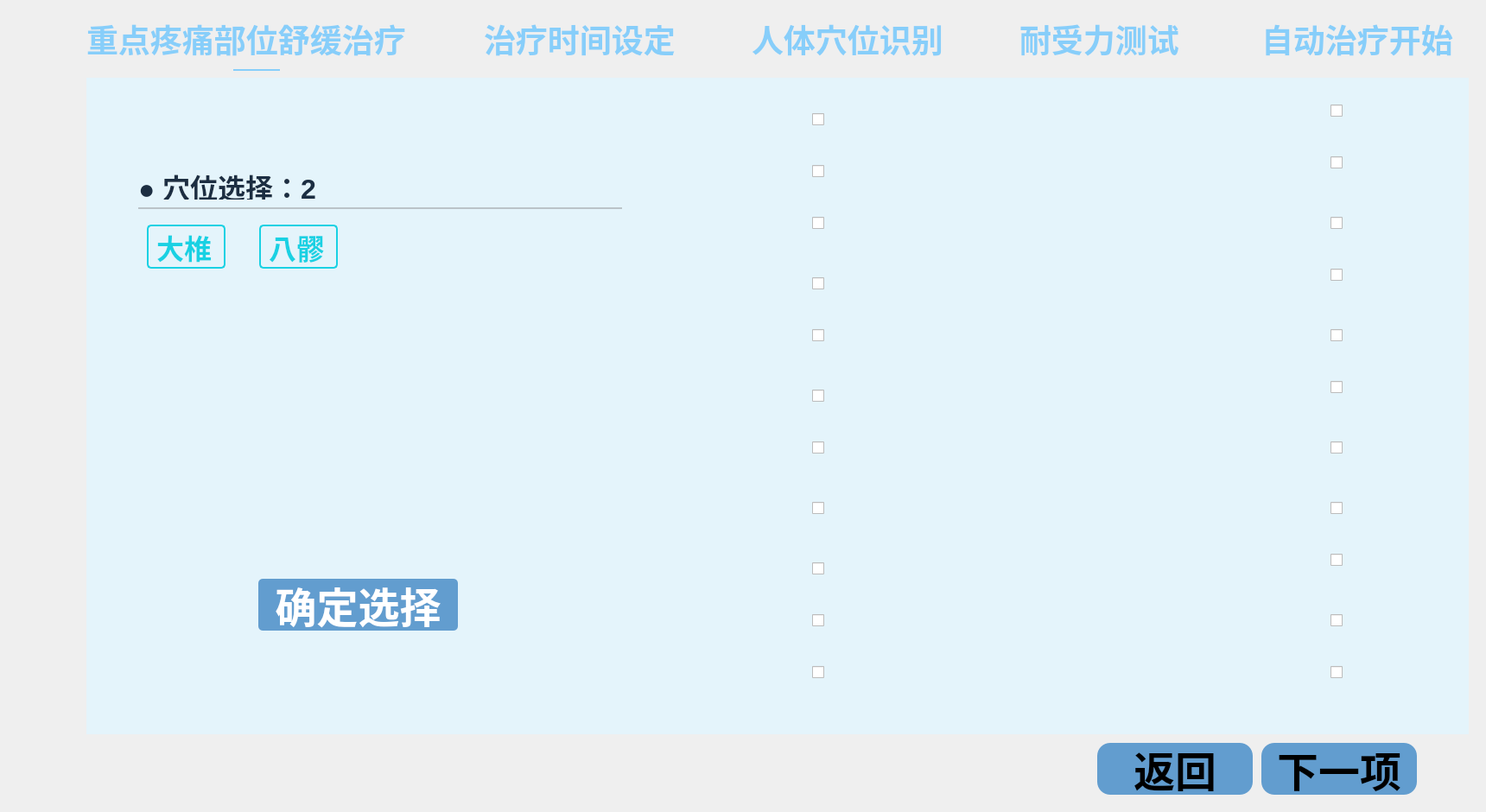
<?xml version="1.0" encoding="UTF-8"?>
<ui version="4.0">
 <class>IntensiveTreatPalliativeCareClass</class>
 <widget class="QWidget" name="IntensiveTreatPalliativeCareClass">
  <property name="geometry">
   <rect>
    <x>0</x>
    <y>0</y>
    <width>1720</width>
    <height>940</height>
   </rect>
  </property>
  <property name="windowTitle">
   <string>IntensiveTreatPalliativeCare</string>
  </property>
  <widget class="QLabel" name="label_5">
   <property name="geometry">
    <rect>
     <x>1180</x>
     <y>20</y>
     <width>201</width>
     <height>50</height>
    </rect>
   </property>
   <property name="font">
    <font>
     <family>Arial</family>
     <pointsize>28</pointsize>
     <weight>75</weight>
     <bold>true</bold>
    </font>
   </property>
   <property name="styleSheet">
    <string notr="true">color:rgb(135,206,250);</string>
   </property>
   <property name="text">
    <string>耐受力测试</string>
   </property>
  </widget>
  <widget class="QPushButton" name="pushButton_Back">
   <property name="geometry">
    <rect>
     <x>1270</x>
     <y>860</y>
     <width>180</width>
     <height>60</height>
    </rect>
   </property>
   <property name="font">
    <font>
     <family>Arial</family>
     <pointsize>36</pointsize>
     <weight>75</weight>
     <bold>true</bold>
    </font>
   </property>
   <property name="styleSheet">
    <string notr="true">QPushButton
{
    /*背景颜色*/  
	background-color:rgb(98,157,207);
	border-radius:15px;  
}

QPushButton:pressed
{
    background-color:rgb(0,0,128);
}</string>
   </property>
   <property name="text">
    <string>返回</string>
   </property>
  </widget>
  <widget class="QLabel" name="label_3">
   <property name="geometry">
    <rect>
     <x>270</x>
     <y>80</y>
     <width>54</width>
     <height>2</height>
    </rect>
   </property>
   <property name="styleSheet">
    <string notr="true">background-color:rgb(135,206,250);</string>
   </property>
   <property name="text">
    <string/>
   </property>
  </widget>
  <widget class="QLabel" name="label_4">
   <property name="geometry">
    <rect>
     <x>870</x>
     <y>20</y>
     <width>241</width>
     <height>50</height>
    </rect>
   </property>
   <property name="font">
    <font>
     <family>Arial</family>
     <pointsize>28</pointsize>
     <weight>75</weight>
     <bold>true</bold>
    </font>
   </property>
   <property name="styleSheet">
    <string notr="true">color:rgb(135,206,250);</string>
   </property>
   <property name="text">
    <string>人体穴位识别</string>
   </property>
  </widget>
  <widget class="QLabel" name="label_9">
   <property name="geometry">
    <rect>
     <x>160</x>
     <y>200</y>
     <width>341</width>
     <height>31</height>
    </rect>
   </property>
   <property name="font">
    <font>
     <family>Arial</family>
     <pointsize>24</pointsize>
     <weight>75</weight>
     <bold>true</bold>
    </font>
   </property>
   <property name="styleSheet">
    <string notr="true">color:rgb(28,46,66);</string>
   </property>
   <property name="text">
    <string>● 穴位选择：2</string>
   </property>
  </widget>
  <widget class="QPushButton" name="pushButton_Confirm">
   <property name="geometry">
    <rect>
     <x>299</x>
     <y>670</y>
     <width>231</width>
     <height>60</height>
    </rect>
   </property>
   <property name="font">
    <font>
     <family>Arial</family>
     <pointsize>36</pointsize>
     <weight>75</weight>
     <bold>true</bold>
    </font>
   </property>
   <property name="styleSheet">
    <string notr="true">
QPushButton
{
    /*背景颜色*/  
background-color:rgb(98,157,207);
color:white;
border-radius:5px;
}

QPushButton:pressed
{
    background-color:rgb(0,0,128);
}</string>
   </property>
   <property name="text">
    <string>确定选择</string>
   </property>
  </widget>
  <widget class="QLabel" name="label_6">
   <property name="geometry">
    <rect>
     <x>1460</x>
     <y>20</y>
     <width>231</width>
     <height>50</height>
    </rect>
   </property>
   <property name="font">
    <font>
     <family>Arial</family>
     <pointsize>28</pointsize>
     <weight>75</weight>
     <bold>true</bold>
    </font>
   </property>
   <property name="styleSheet">
    <string notr="true">color:rgb(135,206,250);</string>
   </property>
   <property name="text">
    <string>自动治疗开始</string>
   </property>
  </widget>
  <widget class="QLabel" name="label_10">
   <property name="geometry">
    <rect>
     <x>170</x>
     <y>260</y>
     <width>91</width>
     <height>51</height>
    </rect>
   </property>
   <property name="font">
    <font>
     <family>Arial</family>
     <pointsize>24</pointsize>
     <weight>75</weight>
     <bold>true</bold>
    </font>
   </property>
   <property name="styleSheet">
    <string notr="true">color:rgb(25,209,227);
border:2px solid rgb(25,209,227);
border-radius:5px;</string>
   </property>
   <property name="text">
    <string>大椎</string>
   </property>
  </widget>
  <widget class="QLabel" name="label_2">
   <property name="geometry">
    <rect>
     <x>560</x>
     <y>20</y>
     <width>231</width>
     <height>50</height>
    </rect>
   </property>
   <property name="font">
    <font>
     <family>Arial</family>
     <pointsize>28</pointsize>
     <weight>75</weight>
     <bold>true</bold>
    </font>
   </property>
   <property name="styleSheet">
    <string notr="true">color:rgb(135,206,250);</string>
   </property>
   <property name="text">
    <string>治疗时间设定</string>
   </property>
  </widget>
  <widget class="QLabel" name="label_13">
   <property name="geometry">
    <rect>
     <x>300</x>
     <y>260</y>
     <width>91</width>
     <height>51</height>
    </rect>
   </property>
   <property name="font">
    <font>
     <family>Arial</family>
     <pointsize>24</pointsize>
     <weight>75</weight>
     <bold>true</bold>
    </font>
   </property>
   <property name="styleSheet">
    <string notr="true">color:rgb(25,209,227);
border:2px solid rgb(25,209,227);
border-radius:5px;</string>
   </property>
   <property name="text">
    <string>八髎</string>
   </property>
  </widget>
  <widget class="QPushButton" name="pushButton_NextStep">
   <property name="geometry">
    <rect>
     <x>1460</x>
     <y>860</y>
     <width>180</width>
     <height>60</height>
    </rect>
   </property>
   <property name="font">
    <font>
     <family>Arial</family>
     <pointsize>36</pointsize>
     <weight>75</weight>
     <bold>true</bold>
    </font>
   </property>
   <property name="styleSheet">
    <string notr="true">QPushButton
{
    /*背景颜色*/  
	background-color:rgb(98,157,207);
	border-radius:15px;  
}

QPushButton:pressed
{
    background-color:rgb(0,0,128);
}</string>
   </property>
   <property name="text">
    <string>下一项</string>
   </property>
  </widget>
  <widget class="QLabel" name="label_7">
   <property name="geometry">
    <rect>
     <x>100</x>
     <y>90</y>
     <width>1600</width>
     <height>760</height>
    </rect>
   </property>
   <property name="font">
    <font>
     <family>Arial</family>
     <pointsize>16</pointsize>
     <weight>75</weight>
     <bold>true</bold>
    </font>
   </property>
   <property name="styleSheet">
    <string notr="true">background-color:rgb(228,244,251);</string>
   </property>
   <property name="text">
    <string/>
   </property>
  </widget>
  <widget class="QLabel" name="label_11">
   <property name="geometry">
    <rect>
     <x>160</x>
     <y>240</y>
     <width>560</width>
     <height>2</height>
    </rect>
   </property>
   <property name="styleSheet">
    <string notr="true">background-color:rgb(186,195,200);</string>
   </property>
   <property name="text">
    <string/>
   </property>
  </widget>
  <widget class="QLabel" name="label">
   <property name="geometry">
    <rect>
     <x>100</x>
     <y>20</y>
     <width>381</width>
     <height>50</height>
    </rect>
   </property>
   <property name="font">
    <font>
     <family>Arial</family>
     <pointsize>28</pointsize>
     <weight>75</weight>
     <bold>true</bold>
    </font>
   </property>
   <property name="styleSheet">
    <string notr="true">color:rgb(135,206,250);</string>
   </property>
   <property name="text">
    <string>重点疼痛部位舒缓治疗</string>
   </property>
  </widget>
  <widget class="QLabel" name="label_Instruct">
   <property name="geometry">
    <rect>
     <x>1570</x>
     <y>720</y>
     <width>81</width>
     <height>71</height>
    </rect>
   </property>
   <property name="text">
    <string/>
   </property>
   <property name="pixmap">
    <pixmap>instruct.png</pixmap>
   </property>
  </widget>
  <widget class="QLabel" name="label_Select">
   <property name="geometry">
    <rect>
     <x>970</x>
     <y>90</y>
     <width>561</width>
     <height>721</height>
    </rect>
   </property>
   <property name="text">
    <string/>
   </property>
   <property name="pixmap">
    <pixmap>acupoint.png</pixmap>
   </property>
  </widget>
  <widget class="QLabel" name="label_Hook">
   <property name="geometry">
    <rect>
     <x>560</x>
     <y>670</y>
     <width>54</width>
     <height>54</height>
    </rect>
   </property>
   <property name="text">
    <string/>
   </property>
   <property name="pixmap">
    <pixmap resource="PhysicalTherapyRobot.qrc">:/GrayHook.png</pixmap>
   </property>
  </widget>
  <widget class="QCheckBox" name="checkBox_FengChiLeft">
   <property name="geometry">
    <rect>
     <x>940</x>
     <y>130</y>
     <width>71</width>
     <height>16</height>
    </rect>
   </property>
   <property name="text">
    <string/>
   </property>
  </widget>
  <widget class="QCheckBox" name="checkBox_FengfuLeft">
   <property name="geometry">
    <rect>
     <x>940</x>
     <y>190</y>
     <width>71</width>
     <height>16</height>
    </rect>
   </property>
   <property name="text">
    <string/>
   </property>
  </widget>
  <widget class="QCheckBox" name="checkBox_DaZhuiLeft">
   <property name="geometry">
    <rect>
     <x>940</x>
     <y>250</y>
     <width>71</width>
     <height>16</height>
    </rect>
   </property>
   <property name="text">
    <string/>
   </property>
  </widget>
  <widget class="QCheckBox" name="checkBox_YaoYanLeft">
   <property name="geometry">
    <rect>
     <x>940</x>
     <y>320</y>
     <width>71</width>
     <height>16</height>
    </rect>
   </property>
   <property name="text">
    <string/>
   </property>
  </widget>
  <widget class="QCheckBox" name="checkBox_ChiZeLeft">
   <property name="geometry">
    <rect>
     <x>940</x>
     <y>380</y>
     <width>71</width>
     <height>16</height>
    </rect>
   </property>
   <property name="text">
    <string/>
   </property>
  </widget>
  <widget class="QCheckBox" name="checkBox_NeiGuanZhengLeft">
   <property name="geometry">
    <rect>
     <x>940</x>
     <y>450</y>
     <width>71</width>
     <height>16</height>
    </rect>
   </property>
   <property name="text">
    <string/>
   </property>
  </widget>
  <widget class="QCheckBox" name="checkBox_WaiGuanFanLeft">
   <property name="geometry">
    <rect>
     <x>940</x>
     <y>510</y>
     <width>71</width>
     <height>16</height>
    </rect>
   </property>
   <property name="text">
    <string/>
   </property>
  </widget>
  <widget class="QCheckBox" name="checkBox_WeiZhongLeft">
   <property name="geometry">
    <rect>
     <x>940</x>
     <y>580</y>
     <width>71</width>
     <height>16</height>
    </rect>
   </property>
   <property name="text">
    <string/>
   </property>
  </widget>
  <widget class="QCheckBox" name="checkBox_WeiYangLeft">
   <property name="geometry">
    <rect>
     <x>940</x>
     <y>650</y>
     <width>71</width>
     <height>16</height>
    </rect>
   </property>
   <property name="text">
    <string/>
   </property>
  </widget>
  <widget class="QCheckBox" name="checkBox_KunLunLeft">
   <property name="geometry">
    <rect>
     <x>940</x>
     <y>710</y>
     <width>71</width>
     <height>16</height>
    </rect>
   </property>
   <property name="text">
    <string/>
   </property>
  </widget>
  <widget class="QCheckBox" name="checkBox_JieXiLeft">
   <property name="geometry">
    <rect>
     <x>940</x>
     <y>770</y>
     <width>71</width>
     <height>16</height>
    </rect>
   </property>
   <property name="text">
    <string/>
   </property>
  </widget>
  <widget class="QCheckBox" name="checkBox_FengChiRight">
   <property name="geometry">
    <rect>
     <x>1540</x>
     <y>120</y>
     <width>71</width>
     <height>16</height>
    </rect>
   </property>
   <property name="text">
    <string/>
   </property>
  </widget>
  <widget class="QCheckBox" name="checkBox_ShenYuRight">
   <property name="geometry">
    <rect>
     <x>1540</x>
     <y>180</y>
     <width>71</width>
     <height>16</height>
    </rect>
   </property>
   <property name="text">
    <string/>
   </property>
  </widget>
  <widget class="QCheckBox" name="checkBox_BaLiaoRight">
   <property name="geometry">
    <rect>
     <x>1540</x>
     <y>250</y>
     <width>71</width>
     <height>16</height>
    </rect>
   </property>
   <property name="text">
    <string/>
   </property>
  </widget>
  <widget class="QCheckBox" name="checkBox_YaoYanRight">
   <property name="geometry">
    <rect>
     <x>1540</x>
     <y>310</y>
     <width>71</width>
     <height>16</height>
    </rect>
   </property>
   <property name="text">
    <string/>
   </property>
  </widget>
  <widget class="QCheckBox" name="checkBox_ChiZeRight">
   <property name="geometry">
    <rect>
     <x>1540</x>
     <y>380</y>
     <width>71</width>
     <height>16</height>
    </rect>
   </property>
   <property name="text">
    <string/>
   </property>
  </widget>
  <widget class="QCheckBox" name="checkBox_NeiGuanZhengRight">
   <property name="geometry">
    <rect>
     <x>1540</x>
     <y>440</y>
     <width>71</width>
     <height>16</height>
    </rect>
   </property>
   <property name="text">
    <string/>
   </property>
  </widget>
  <widget class="QCheckBox" name="checkBox_WaiGuanFanRight">
   <property name="geometry">
    <rect>
     <x>1540</x>
     <y>510</y>
     <width>71</width>
     <height>16</height>
    </rect>
   </property>
   <property name="text">
    <string/>
   </property>
  </widget>
  <widget class="QCheckBox" name="checkBox_WeiZhongRight">
   <property name="geometry">
    <rect>
     <x>1540</x>
     <y>580</y>
     <width>71</width>
     <height>16</height>
    </rect>
   </property>
   <property name="text">
    <string/>
   </property>
  </widget>
  <widget class="QCheckBox" name="checkBox_WeiYangRight">
   <property name="geometry">
    <rect>
     <x>1540</x>
     <y>640</y>
     <width>71</width>
     <height>16</height>
    </rect>
   </property>
   <property name="text">
    <string/>
   </property>
  </widget>
  <widget class="QCheckBox" name="checkBox_KunLunRight">
   <property name="geometry">
    <rect>
     <x>1540</x>
     <y>710</y>
     <width>71</width>
     <height>16</height>
    </rect>
   </property>
   <property name="text">
    <string/>
   </property>
  </widget>
  <widget class="QCheckBox" name="checkBox_JieXiRight">
   <property name="geometry">
    <rect>
     <x>1540</x>
     <y>770</y>
     <width>71</width>
     <height>16</height>
    </rect>
   </property>
   <property name="text">
    <string/>
   </property>
  </widget>
  <zorder>label_7</zorder>
  <zorder>label_5</zorder>
  <zorder>pushButton_Back</zorder>
  <zorder>label_3</zorder>
  <zorder>label_4</zorder>
  <zorder>label_9</zorder>
  <zorder>pushButton_Confirm</zorder>
  <zorder>label_6</zorder>
  <zorder>label_10</zorder>
  <zorder>label_2</zorder>
  <zorder>label_13</zorder>
  <zorder>pushButton_NextStep</zorder>
  <zorder>label_11</zorder>
  <zorder>label</zorder>
  <zorder>label_Instruct</zorder>
  <zorder>label_Select</zorder>
  <zorder>label_Hook</zorder>
  <zorder>checkBox_FengChiLeft</zorder>
  <zorder>checkBox_FengfuLeft</zorder>
  <zorder>checkBox_DaZhuiLeft</zorder>
  <zorder>checkBox_YaoYanLeft</zorder>
  <zorder>checkBox_ChiZeLeft</zorder>
  <zorder>checkBox_NeiGuanZhengLeft</zorder>
  <zorder>checkBox_WaiGuanFanLeft</zorder>
  <zorder>checkBox_WeiZhongLeft</zorder>
  <zorder>checkBox_WeiYangLeft</zorder>
  <zorder>checkBox_KunLunLeft</zorder>
  <zorder>checkBox_JieXiLeft</zorder>
  <zorder>checkBox_FengChiRight</zorder>
  <zorder>checkBox_ShenYuRight</zorder>
  <zorder>checkBox_BaLiaoRight</zorder>
  <zorder>checkBox_YaoYanRight</zorder>
  <zorder>checkBox_ChiZeRight</zorder>
  <zorder>checkBox_NeiGuanZhengRight</zorder>
  <zorder>checkBox_WaiGuanFanRight</zorder>
  <zorder>checkBox_WeiZhongRight</zorder>
  <zorder>checkBox_WeiYangRight</zorder>
  <zorder>checkBox_KunLunRight</zorder>
  <zorder>checkBox_JieXiRight</zorder>
 </widget>
 <layoutdefault spacing="6" margin="11"/>
 <resources>
  <include location="PhysicalTherapyRobot.qrc"/>
 </resources>
 <connections/>
</ui>
